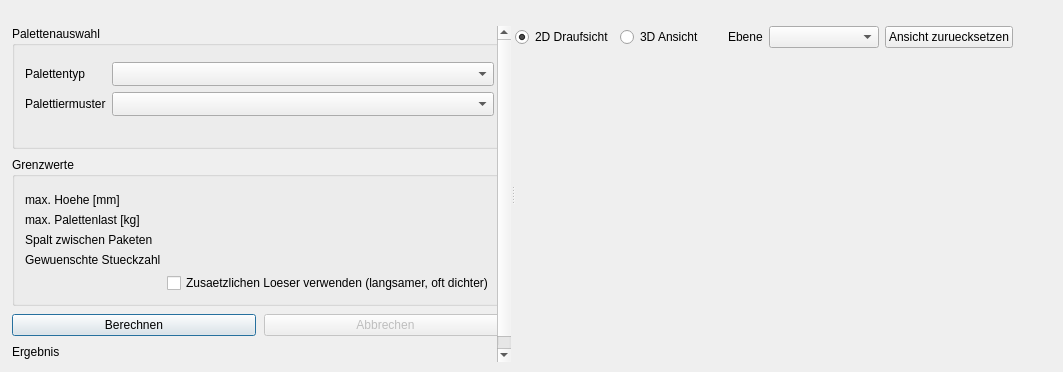
<?xml version="1.0" encoding="UTF-8"?>
<ui version="4.0">
 <class>PalletTab</class>
 <widget class="QWidget" name="PalletTab">
  <property name="windowTitle">
   <string>Palettierung</string>
  </property>
  <layout class="QVBoxLayout" name="root">
   <property name="leftMargin"><number>12</number></property>
   <property name="topMargin"><number>10</number></property>
   <property name="rightMargin"><number>12</number></property>
   <property name="bottomMargin"><number>10</number></property>
   <property name="spacing"><number>8</number></property>
   <item>
    <widget class="QWidget" name="package_host">
     <property name="sizePolicy">
      <sizepolicy hsizetype="Preferred" vsizetype="Maximum">
       <horstretch>0</horstretch><verstretch>0</verstretch>
      </sizepolicy>
     </property>
     <layout class="QVBoxLayout" name="package_layout">
      <property name="leftMargin"><number>0</number></property>
      <property name="topMargin"><number>0</number></property>
      <property name="rightMargin"><number>0</number></property>
      <property name="bottomMargin"><number>0</number></property>
     </layout>
    </widget>
   </item>
   <item>
    <widget class="StaleBanner" name="banner"/>
   </item>
   <item>
    <widget class="QSplitter" name="splitter">
     <property name="orientation"><enum>Qt::Horizontal</enum></property>
     <widget class="QScrollArea" name="controls_scroll">
      <property name="sizePolicy">
       <sizepolicy hsizetype="Maximum" vsizetype="Preferred">
        <horstretch>0</horstretch>
        <verstretch>0</verstretch>
       </sizepolicy>
      </property>
      <property name="widgetResizable"><bool>true</bool></property>
      <property name="frameShape"><enum>QFrame::NoFrame</enum></property>
      <property name="horizontalScrollBarPolicy">
       <enum>Qt::ScrollBarAlwaysOff</enum>
      </property>
      <property name="sizeAdjustPolicy">
       <enum>QAbstractScrollArea::AdjustToContents</enum>
      </property>
     <widget class="QWidget" name="controls">
      <layout class="QVBoxLayout" name="controls_layout">
       <property name="leftMargin"><number>0</number></property>
       <property name="topMargin"><number>0</number></property>
       <property name="rightMargin"><number>6</number></property>
       <property name="bottomMargin"><number>0</number></property>
       <property name="spacing"><number>8</number></property>
       <item>
        <widget class="QGroupBox" name="selection_box">
         <property name="title"><string>Palettenauswahl</string></property>
         <property name="sizePolicy">
          <sizepolicy hsizetype="Preferred" vsizetype="Maximum">
           <horstretch>0</horstretch><verstretch>0</verstretch>
          </sizepolicy>
         </property>
         <layout class="QFormLayout" name="selection_form">
          <property name="leftMargin"><number>10</number></property>
          <property name="topMargin"><number>16</number></property>
          <property name="rightMargin"><number>10</number></property>
          <property name="bottomMargin"><number>10</number></property>
          <item row="0" column="0">
           <widget class="QLabel" name="pallet_caption">
            <property name="text"><string>Palettentyp</string></property>
           </widget>
          </item>
          <item row="0" column="1">
           <widget class="QComboBox" name="pallet_box">
            <property name="sizePolicy">
             <sizepolicy hsizetype="Expanding" vsizetype="Fixed">
              <horstretch>0</horstretch><verstretch>0</verstretch>
             </sizepolicy>
            </property>
            <property name="minimumContentsLength"><number>12</number></property>
            <property name="sizeAdjustPolicy">
             <enum>QComboBox::AdjustToMinimumContentsLengthWithIcon</enum>
            </property>
           </widget>
          </item>
          <item row="1" column="0">
           <widget class="QLabel" name="pattern_caption">
            <property name="text"><string>Palettiermuster</string></property>
           </widget>
          </item>
          <item row="1" column="1">
           <widget class="QComboBox" name="pattern_box">
            <property name="sizePolicy">
             <sizepolicy hsizetype="Expanding" vsizetype="Fixed">
              <horstretch>0</horstretch><verstretch>0</verstretch>
             </sizepolicy>
            </property>
            <property name="minimumContentsLength"><number>12</number></property>
            <property name="sizeAdjustPolicy">
             <enum>QComboBox::AdjustToMinimumContentsLengthWithIcon</enum>
            </property>
           </widget>
          </item>
          <item row="2" column="1">
           <widget class="QLabel" name="pattern_hint">
            <property name="text"><string/></property>
            <property name="wordWrap"><bool>true</bool></property>
            <property name="minimumSize">
             <size><width>240</width><height>0</height></size>
            </property>
            <property name="alignment">
             <set>Qt::AlignLeading|Qt::AlignLeft|Qt::AlignTop</set>
            </property>
            <property name="role" stdset="0"><string>note</string></property>
           </widget>
          </item>
         </layout>
        </widget>
       </item>
       <item>
        <widget class="QGroupBox" name="limits_box">
         <property name="title"><string>Grenzwerte</string></property>
         <property name="sizePolicy">
          <sizepolicy hsizetype="Preferred" vsizetype="Maximum">
           <horstretch>0</horstretch><verstretch>0</verstretch>
          </sizepolicy>
         </property>
         <layout class="QFormLayout" name="limits_form">
          <property name="leftMargin"><number>10</number></property>
          <property name="topMargin"><number>16</number></property>
          <property name="rightMargin"><number>10</number></property>
          <property name="bottomMargin"><number>10</number></property>
          <item row="0" column="0">
           <widget class="QLabel" name="max_height_caption">
            <property name="text"><string>max. Hoehe [mm]</string></property>
           </widget>
          </item>
          <item row="0" column="1">
           <widget class="NumberField" name="max_height"/>
          </item>
          <item row="1" column="0">
           <widget class="QLabel" name="max_load_caption">
            <property name="text"><string>max. Palettenlast [kg]</string></property>
           </widget>
          </item>
          <item row="1" column="1">
           <widget class="NumberField" name="max_load"/>
          </item>
          <item row="2" column="0">
           <widget class="QLabel" name="gap_caption">
            <property name="text"><string>Spalt zwischen Paketen</string></property>
           </widget>
          </item>
          <item row="2" column="1">
           <widget class="NumberField" name="gap"/>
          </item>
          <item row="3" column="0">
           <widget class="QLabel" name="desired_caption">
            <property name="text"><string>Gewuenschte Stueckzahl</string></property>
           </widget>
          </item>
          <item row="3" column="1">
           <widget class="IntField" name="desired"/>
          </item>
          <item row="4" column="1">
           <widget class="QCheckBox" name="use_solver">
            <property name="text">
             <string>Zusaetzlichen Loeser verwenden (langsamer, oft dichter)</string>
            </property>
           </widget>
          </item>
         </layout>
        </widget>
       </item>
       <item>
        <layout class="QHBoxLayout" name="button_row">
         <item>
          <widget class="QPushButton" name="calculate_button">
           <property name="text"><string>Berechnen</string></property>
           <property name="default"><bool>true</bool></property>
          </widget>
         </item>
         <item>
          <widget class="QPushButton" name="cancel_button">
           <property name="text"><string>Abbrechen</string></property>
           <property name="enabled"><bool>false</bool></property>
          </widget>
         </item>
        </layout>
       </item>
       <item>
        <widget class="ResultGrid" name="results">
         <property name="title"><string>Ergebnis</string></property>
         <property name="sizePolicy">
          <sizepolicy hsizetype="Preferred" vsizetype="Maximum">
           <horstretch>0</horstretch><verstretch>0</verstretch>
          </sizepolicy>
         </property>
        </widget>
       </item>
       <item>
        <spacer name="controls_spacer">
         <property name="orientation"><enum>Qt::Vertical</enum></property>
         <property name="sizeHint" stdset="0">
          <size><width>20</width><height>40</height></size>
         </property>
        </spacer>
       </item>
      </layout>
     </widget>
     </widget>
     <widget class="QWidget" name="view_panel">
      <layout class="QVBoxLayout" name="view_layout">
       <property name="leftMargin"><number>0</number></property>
       <property name="topMargin"><number>0</number></property>
       <property name="rightMargin"><number>0</number></property>
       <property name="bottomMargin"><number>0</number></property>
       <property name="spacing"><number>6</number></property>
       <item>
        <layout class="QHBoxLayout" name="view_bar">
         <item>
          <widget class="QRadioButton" name="button_2d">
           <property name="text"><string>2D Draufsicht</string></property>
           <property name="checked"><bool>true</bool></property>
          </widget>
         </item>
         <item>
          <widget class="QRadioButton" name="button_3d">
           <property name="text"><string>3D Ansicht</string></property>
          </widget>
         </item>
         <item>
          <spacer name="bar_gap">
           <property name="orientation"><enum>Qt::Horizontal</enum></property>
           <property name="sizeType"><enum>QSizePolicy::Fixed</enum></property>
           <property name="sizeHint" stdset="0">
            <size><width>18</width><height>20</height></size>
           </property>
          </spacer>
         </item>
         <item>
          <widget class="QLabel" name="layer_caption">
           <property name="text"><string>Ebene</string></property>
          </widget>
         </item>
         <item>
          <widget class="QComboBox" name="layer_box">
           <property name="minimumSize">
            <size><width>110</width><height>0</height></size>
           </property>
          </widget>
         </item>
         <item>
          <widget class="QPushButton" name="reset_camera">
           <property name="text"><string>Ansicht zuruecksetzen</string></property>
           <property name="visible"><bool>false</bool></property>
          </widget>
         </item>
         <item>
          <spacer name="bar_spacer">
           <property name="orientation"><enum>Qt::Horizontal</enum></property>
           <property name="sizeHint" stdset="0">
            <size><width>40</width><height>20</height></size>
           </property>
          </spacer>
         </item>
        </layout>
       </item>
       <item>
        <widget class="QStackedWidget" name="views">
         <property name="currentIndex"><number>0</number></property>
         <widget class="Pallet2DView" name="view_2d"/>
         <widget class="QWidget" name="scene_host">
          <layout class="QVBoxLayout" name="scene_layout">
           <property name="leftMargin"><number>0</number></property>
           <property name="topMargin"><number>0</number></property>
           <property name="rightMargin"><number>0</number></property>
           <property name="bottomMargin"><number>0</number></property>
          </layout>
         </widget>
        </widget>
       </item>
      </layout>
     </widget>
    </widget>
   </item>
  </layout>
 </widget>
 <customwidgets>
  <customwidget>
   <class>NumberField</class>
   <extends>QWidget</extends>
   <header>app.gui.common.widgets</header>
  </customwidget>
  <customwidget>
   <class>IntField</class>
   <extends>QWidget</extends>
   <header>app.gui.common.widgets</header>
  </customwidget>
  <customwidget>
   <class>ResultGrid</class>
   <extends>QGroupBox</extends>
   <header>app.gui.common.widgets</header>
  </customwidget>
  <customwidget>
   <class>StaleBanner</class>
   <extends>QFrame</extends>
   <header>app.gui.common.widgets</header>
  </customwidget>
  <customwidget>
   <class>Pallet2DView</class>
   <extends>QWidget</extends>
   <header>app.visualization.pallet_2d</header>
  </customwidget>
 </customwidgets>
 <resources/>
 <connections/>
</ui>
